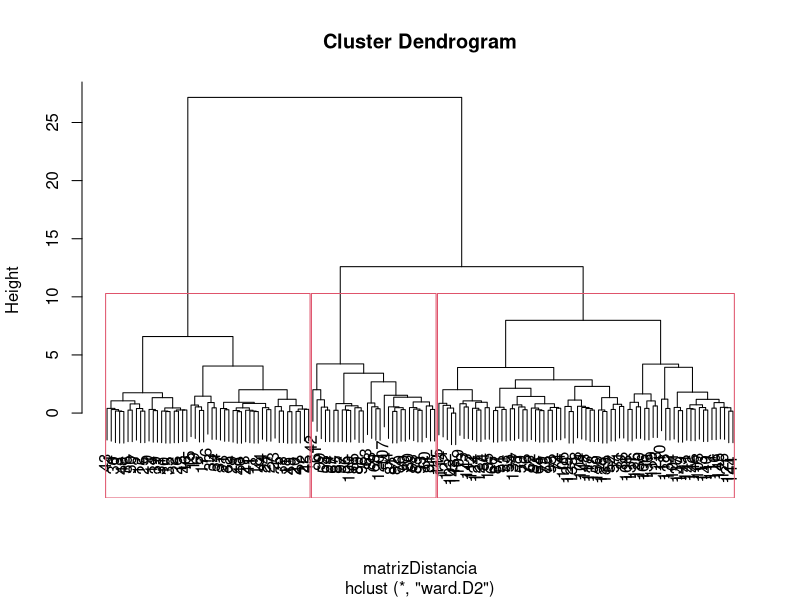

This chart was generated by the following R code:
data(iris)

dados = iris[, -5]
dadosPadronizados = scale(dados) # colocar os dados na mesma escala 

matrizDistancia = dist(dadosPadronizados, method = "euclidean")

modelo = hclust(matrizDistancia, method= "ward.D2")
# modelo = hclust(matrizDistancia, method= "single")
plot(modelo)


# destacar os cluster no grafico
rect.hclust(modelo, k=3)

# cortar galhos maiores (mais no topo)
aglomerados = cutree(modelo, k=3)
aglomerados

iris$Species[aglomerados == 1] # imprimir somente as especies do aglomerado 1
